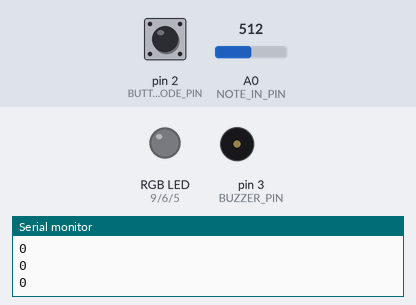
Simulated run of this sketch. Board: Arduino Uno, built with avr-gcc and run on an emulated ATmega328P. Parts: an RGB LED mixed from three pins (HIGH = lit), buzzer (waves = sounding), the last lines printed to the serial monitor. Dashed ring = blinking. Inputs (shaded band) come from the test bench; at power-on: pin 2 (BUTTON_MODE_PIN) LOW, A0 (NOTE_IN_PIN) = 512. Dim RGB values are drawn brighter than linear; random numbers use the default seed unless the sketch sets one.

Above: at 1.2 s.
1.3 s: pin 2 (BUTTON_MODE_PIN) pulled HIGH for 1 s
At 1.6 s:
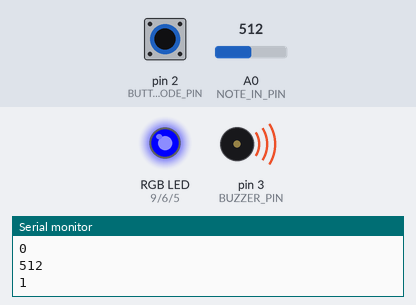
4.3 s: pin 2 (BUTTON_MODE_PIN) pulled HIGH for 0.15 s
At 5.7 s:
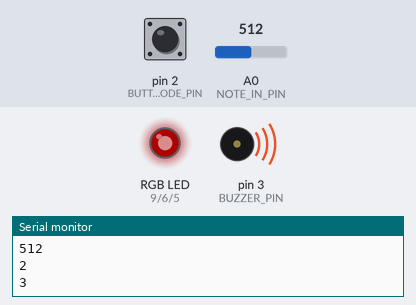
6.0 s: pin 2 (BUTTON_MODE_PIN) pulled HIGH for 0.15 s
At 6.2 s:
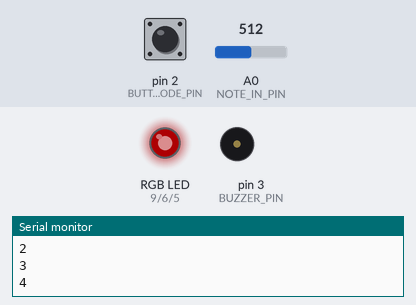
7.8 s: pin 2 (BUTTON_MODE_PIN) pulled HIGH for 3.2 s
At 8.7 s:
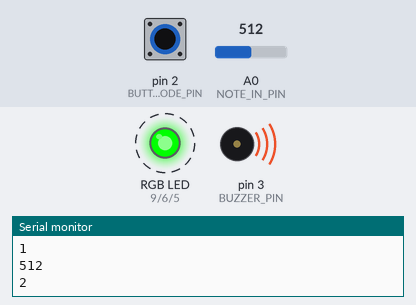
Timing chart, 0 to 12.5 s (numbered marks = the images above; inputs shaded):
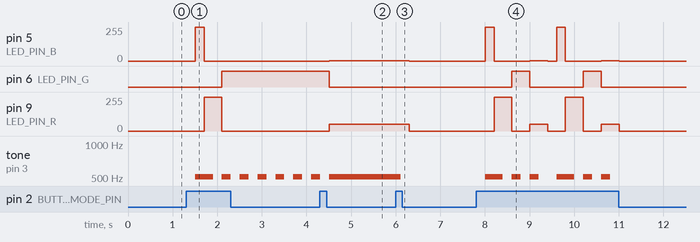

The sketch:

Arrese_Ana-Maria_etudeTwo.ino
```cpp
/**********************ETUDE 2 CART 360 2017*******************************
 * WELCOME!
 * THE PURPOSE OF THIS EXERCISE IS TO DESIGN A VERY SIMPLE KEYBOARD (5 KEYS)
 * WHICH ALLOWS YOU TO PLAY LIVE, RECORD, AND PLAYBACK.
 * THERE WILL BE A BUTTON WHICH WHEN PRESSED WILL TAKE THE USER TO THE NEXT MODE:
 * THERE ARE 5 POSSIBLE MODES
 * 0 ==  reset    ==   led off == also resets
 * 1 ==  live     ==   led BLUE
 * 2 ==  record   ==   led RED
 * 3 ==  play     ==   led GREEN
 * 4 ==  loopMODE ==   led PURPLE
 *
 * ADDITIONALLY - WHEN THE USER CHANGES MODE,
 * THE RGB LED WILL CHANGE COLOR (ACCORDING TO THE SPECIFICATIONS)

 * PLEASE FOLLOW THE INSTRUCTIONS IN THE COMMENTS:
 * DO NOT ADD ANY MORE FUNCTION DEFINITIONS
 * ONLY IMPLEMENT THE FUNCTION DEFINITIONS SUPPLIED
 * THERE IS NO NEED TO ADD ANY NEW VARIABLES OR CONSTANTS
 * PROVIDE COMMENTS FOR ANY OF THE CODE IMPLEMENTED
 * GOOD LUCK!
 */

/* ANALYSIS OF THE BEHAVIOR OF THE RESISTOR LADDER:
 * I chose to use resistors with a low Ohm value in order to have my speaker output a clearer, more concise sound
 * for every note being pressed. At first I had started by putting 3 100 Ohm resistors and then 2 10K Ohm resistors
 * and I noticed that the two last notes had a very low sound output. It was very hard to hear. Therefore, I ended
 * up switching my resistors and putting the first 3 as 100 Ohm resistors and the last two as 300 Ohm resistors.
 * Essentially, what happens in the Arduino is that since my resistors have a smaller Ohm value, there is less resistance
 * on each circuit, especially on the last one that accumulates all the resistance, and thus more voltage flows and there is
 * a higher frequency. With a higher frequency, the sound output becomes easier to hear and a bit louder as well.
 * This way, the user can hear better what he/she is playing.
 * With my high Ohm value resistors, my last note button had a frequency of 8. Now that I changed the last two to 300 Ohm
 * resistors, my last note button has a frequency of 111 (more frequency)!
 */

/**** CONSTANTS ********************************************************/

#define BUTTON_MODE_PIN 2 // Button to change the mode

// constants for RGB LED
#define LED_PIN_R 9 // R PIN
#define LED_PIN_G 6 // G PIN
#define LED_PIN_B 5 // B PIN

// constant for note in (button-resistor ladder on breadboard)
# define NOTE_IN_PIN A0

//constant for max number of notes in array
#define MAX_NOTES 16

// a constant for duration
const int duration =200;

// constant for pin to output for buzzer
#define BUZZER_PIN 3 // PWM

/******** VARIABLES *****************************************************/
// counter for how many notes we have
int countNotes =0;
// array to hold the notes played (for record/play mode)
int notes [MAX_NOTES];
int mode =0; // start at off

/*************************************************************************/


/**********************SETUP() DO NOT CHANGE*******************************/
// Declare pin mode for the single digital input
void setup()
{
  pinMode(BUTTON_MODE_PIN, INPUT);
  //IMPLEMENT

  //use pinMode for digital output of RGB colors
   pinMode(LED_PIN_R, OUTPUT);
   pinMode(LED_PIN_G, OUTPUT);
   pinMode(LED_PIN_B, OUTPUT);

   //use pinMode for digital output of buzzer
   pinMode(BUZZER_PIN, OUTPUT);

   //to output some println statements int the serial monitor
   Serial.begin(9600);
}

/**********************LOOP() DO NOT CHANGE *******************************
 * INSTRUCTIONS:
 * There is NO NEED to change the loop - it establishes the flow of the program
 * We call here 3 functions repeatedly:
 * 1: chooseMode(): this function will determine the mode that your program is in
 * based on if the button (linked to the BUTTON_MODE_PIN) was pressed
 * 2: setRGB(): will set the color of the RGB LED based on the value of the mode variable
 * 3: selectMode(): will determine which function to call based on the value of the mode variable

**************************************************************************/
void loop()
{
  chooseMode();
  setRGB();
  selectMode();
}
/******************CHOOSEMODE(): IMPLEMENT *********************************
 * INSTRUCTIONS:
 * Read the value from the Button (linked to the BUTTON_MODE_PIN) and
 * if is being pressed then change the mode variable.
 * REMEMBER:
 * mode == 0 is reset
 * mode == 1 is live
 * mode == 2 is record
 * mode == 3 is play
 * mode == 4 is loopMode
 * Every time the user presses the button, the program will go to the next mode,
 * once it reaches 4, it should go back to mode == 0.
 * (i.e. if mode ==2 and we press, then mode ==3) ...
**************************************************************************/
void chooseMode(){
  // IMPLEMENT

  //digitalRead() will read if the mode button is being pressed and will give that value to buttonState variable
  int buttonState = digitalRead(BUTTON_MODE_PIN);

  //check mode (just for reference)
  Serial.println(mode);

  //if statement checking if the BUTTON_MODE_PIN (mode button) is being pressed
  if(buttonState == HIGH){

    //if mode button is pressed, we enter the if statement and check which mode we are in

    //nested if statement that checks which mode and then changes the mode value for the next mode
    //if mode button is pressed & is equal to 0, change it to 1
    if(mode == 0){
      mode = 1;
    }

    //if mode button is pressed & is equal to 1, change it to 2
    else if(mode == 1){
      mode = 2;
    }

    //if mode button is pressed & is equal to 2, change it to 3
    else if(mode == 2){
      mode = 3;
    }

    //if mode button is pressed & is equal to 3, change it to 4
    else if(mode == 3){
      mode = 4;
    }

    //if mode button is pressed & is equal to 4, change it to 0
    else if(mode == 4){
      mode = 0;
    }

    //put a delay so that it gives the user time to press the button without it switching too fast
    delay(200);
  }
}

/******************SETRGB(): IMPLEMENT *********************************
 * INSTRUCTIONS:
 * Depending on the value of the mode variable:
 * if the mode is 0 - RGB LED IS OFF
 * if the mode is 1 - RGB LED IS BLUE
 * if mode is 2 - RGB LED IS RED
 * if mode is 3 - RGB LED IS GREEN
 * if mode is 4 - RGB LED iS PURPLE
 * YOU MUST USE A SWITCH CASE CONSTRUCT (NOT A SERIES OF IF / ELSE STATEMENTS
**************************************************************************/
void setRGB()
{

  //Using switch case, check which mode we are in and depending on the mode, set the RGB light to a particular color
  switch (mode){

    //digitalWrite will output the color to the LED light for each RGB color

    //If mode equals 0, set light to nothing (off)
    case 0:
    digitalWrite(LED_PIN_R, LOW);
    digitalWrite(LED_PIN_G, LOW);
    digitalWrite(LED_PIN_B, LOW);

    break;

    //If mode equals 1, set light to blue
    case 1:
    digitalWrite(LED_PIN_R, LOW);
    digitalWrite(LED_PIN_G, LOW);
    digitalWrite(LED_PIN_B, HIGH);
    break;

    //If mode equals 2, set light to red
    case 2:
    digitalWrite(LED_PIN_R, HIGH);
    digitalWrite(LED_PIN_G, LOW);
    digitalWrite(LED_PIN_B, LOW);

    break;

    //If mode equals 3, set light to green
    case 3:
    digitalWrite(LED_PIN_R, LOW);
    digitalWrite(LED_PIN_G, HIGH);
    digitalWrite(LED_PIN_B, LOW);

    break;

    //If mode equals 4, set light to purple
    case 4:
    //use analogWrite instead of digitalWrite to value in numbers and not only with HIGH or LOW
    analogWrite(LED_PIN_R, 50);
    digitalWrite(LED_PIN_G, LOW);
    analogWrite(LED_PIN_B, HIGH);

    break;
  }
}
/**********************SELECTMODE() DO NOT CHANGE *******************************
 * INSTRUCTIONS:
 * There is NO NEED to change this function - it selects WHICH function should run based on the mode variable
 * There are 4 possibilities
 * 1: reset(): this function will reset any arrays etc, and will do nothing else
 * 2: live(): this function will play the corresponding notes
 * to the user pressing the respective buttons.
 * NOTE:: the notes played are NOT stored
 * 3: record(): this function will play the corresponding notes
 * to the user pressing the respective buttons
 * AND will STORE up to 16 consecutive notes in an array.
 * 4: play(): this function will playback any notes stored in the array that were recorded
 * in the previous mode
 * 5: loopMode(): this function will playback any notes stored in the array that were recorded,
 * BUT unlike the previous mode, you can choose in which sequence the notes are played.
 * REQUIRED: only play notes from the array (no live stuff)

******************************************************************************/
void selectMode()
{
  if(mode ==0) {
    reset();
  }
  else if(mode ==1) {
    live();
  }
  else if(mode ==2) {
    record();
  }

  else if(mode ==3) {
    play();
  }

   else if(mode ==4) {
    loopMode();
  }
}
/******************RESET(): IMPLEMENT **************************************
 * INSTRUCTIONS:
 * this function should ensure that any notes recorded are no longer available
**************************************************************************/
void reset()
{
  // IMPLEMENT
  //Set countNotes back to zero as it is associated with MAX_NOTES
  countNotes = 0;

  //(optional) Empty the whole array using a for loop going through each element of the array and setting it to 0
  for( int i = 0; i < sizeof(notes)/sizeof(int);  ++i ){
   notes[i] = 0;
   }

}
/******************LIVE(): IMPLEMENT **************************************
 * INSTRUCTIONS:
 * this function will play the corresponding notes
 * to the user pressing the respective buttons
 * NOTE:: the notes played are NOT stored
 * SO: you need read in the input from the analog input (linked to the button-resistor ladder combo)
 * THEN - output the note to the buzzer using the tone() function
**************************************************************************/
void live()
{
    //IMPLEMENT

    //create int variable called buzzValue that will store the button input the user has played.
    int buzzValue;

    //read note input from user and store into buzzValue
    buzzValue = analogRead(NOTE_IN_PIN);

    //check buzzValue in serial monitor (just for reference)
    Serial.println(buzzValue);

    //output sound using tone() function with the BUZZER_PIN constant (buzzer) and the frequency (buzzValue)
    tone(BUZZER_PIN, buzzValue, duration);
}
/******************RECORD(): IMPLEMENT **********************************
 * INSTRUCTIONS:
 * this function will play the corresponding notes
 * to the user pressing the respective buttons
 * AND will STORE up to 16 consecutive notes in an array.
 * SO:you need read in the input from the analog input (linked to the button-resistor ladder combo)
 * AND - output the note to the buzzer using the tone() function
 * THEN store that note in the array  - BE CAREFUL - you can only allow for up to MAX_NOTES to be stored
**************************************************************************/
void record()
{
  // IMPLEMENT
  //create int variable called buzzValue that will store the button input the user has played.
   int buzzValue;

   //read note input from user and store into buzzValue
  buzzValue = analogRead(NOTE_IN_PIN);

  //If statement that checks if we have reached less than or equal to 16 stored notes, and the checks
  //that the note input's frequency is greater or equal to the last push button's frequency on the breadboard (to make sure it outputs sound)
  if (countNotes < MAX_NOTES && buzzValue >= 111 ){

    //print statement just for reference
    Serial.println(buzzValue);

    //Once we enter the if statement, store each note input to an element in the notes array
    notes[countNotes] = buzzValue;

    //increment the countNotes variable to make sure we will never surpass 16 notes
    countNotes++;

    //output sound using tone() function with the BUZZER_PIN constant (buzzer) and the frequency (buzzValue)
    tone(BUZZER_PIN, buzzValue, duration);

    //put a delay to let sound be heard for a good amount of time
    delay(duration);
  }
}
/******************PLAY(): IMPLEMENT ************************************
 * INSTRUCTIONS:
 * this function will playback any notes stored in the array that were recorded
 * in the previous mode
 * SO: you need to go through the array of values (be careful - the user may not have put in MAX_NOTES)
 * READ each value IN ORDER
 * AND output each note to the buzzer using the tone() function
 * ALSO: as long as we are in this mode, the notes are played over and over again
 * BE CAREFUL: make sure you allow for the user to get to another mode from the mode button...
**************************************************************************/
void play()
{
  // IMPLEMENT

  //create a boolean variable for the while loop
  boolean  playTune = true;

  //Create a while loop that won't stop unless the boolean variable playTune is false (used to always repeat tune
  //recorded in previous mode)
  while (playTune){

    //for loop to go through each element (non-empty) in the array
    for(int i = 0; i <= countNotes; i++){

      //for each element on the array, output that note using tone() function
      tone(BUZZER_PIN, notes[i], duration);

      //use a delay to let sound flow and not go too fast
      delay(duration);

      //if statement that will stop the for loop once the user presses the mode button to go to next mode
       if (digitalRead(BUTTON_MODE_PIN) == HIGH){

        //set playTune boolean to false to get out of while loop (to go to next mode)
       playTune = false;

       //break to get out of for loop
       break;
       }
    }

  }

}
/******************LOOPMODE(): IMPLEMENT *********************************
 * INSTRUCTIONS:
 * this function will playback any notes stored in the array that were recorded
 * in the previous mode
 * SO: you need to go through the array of values (be careful - the user may not have put in MAX_NOTES)
 * READ values IN ANY ORDERING (You MUST use the array - but you can determine your own sequence)
 * AND output each note to the buzzer using the tone() function
 * ALSO: as long as we are in this mode, the notes are played over and over again
 * BE CAREFUL: make sure you allow for the user to get to another mode from the mode button...
**************************************************************************/
void loopMode()
{
  //IMPLEMENT

  //create a boolean variable for the while loop
   boolean  playTune = true;

   //Create a while loop that won't stop unless the boolean variable playTune is false (used to always repeat tune
  //recorded in previous mode)
   while (playTune){

    //for loop to go through each element (non-empty) in the array
    for(int i = 0; i <= countNotes; i++){

      //for each element on the array, output that note using tone() function and use the random() function to select a random element
      //between 0 and i, this way the elements in the notes array will be outputted randomly!
      tone(BUZZER_PIN, notes[random(0,i)], duration);

      //use a delay to let sound flow and not go too fast
      delay(duration);

      //if statement that will stop the for loop once the user presses the mode button to go to next mode
       if (digitalRead(BUTTON_MODE_PIN) == HIGH){

       //set playTune boolean to false to get out of while loop (to go to next mode)
       playTune = false;

       //break to get out of for loop
       break;
       }
    }
  }
}

/**************************************************************************/
```

Measured:
- after the input at 1.3 s, pin 5 (LED_PIN_B): 0/255 → 255/255 after 0.21 s, → 0/255 0.20 s later; pin 6 (LED_PIN_G): LOW → HIGH after 0.81 s; pin 9 (LED_PIN_R): 0/255 → 255/255 after 0.41 s, → 0/255 0.40 s later; tone on pin 3 (BUZZER_PIN): silent → 512 Hz after 0.21 s, then repeats every 0.40 s: silent 0.20 s, 512 Hz 0.20 s
- after the input at 4.3 s, pin 5 (LED_PIN_B): 0/255 → 1/255 after 0.21 s; pin 6 (LED_PIN_G): HIGH → LOW after 0.21 s; pin 9 (LED_PIN_R): 0/255 → 50/255 after 0.21 s
- after the input at 6.0 s, pin 5 (LED_PIN_B): 1/255 → 0/255 after 0.31 s; pin 9 (LED_PIN_R): 50/255 → 0/255 after 0.31 s; tone on pin 3 (BUZZER_PIN): 512 Hz → silent after 0.11 s
- after the input at 7.8 s, pin 5 (LED_PIN_B): 0/255 → 255/255 after 0.20 s, → 0/255 0.20 s later, → 1/255 0.80 s later, → 0/255 0.40 s later, … (8 changes in this stretch); pin 6 (LED_PIN_G): alternates HIGH for 0.40 s and LOW for 1.2 s, 4 changes in all, then stays LOW, starting after 0.80 s
